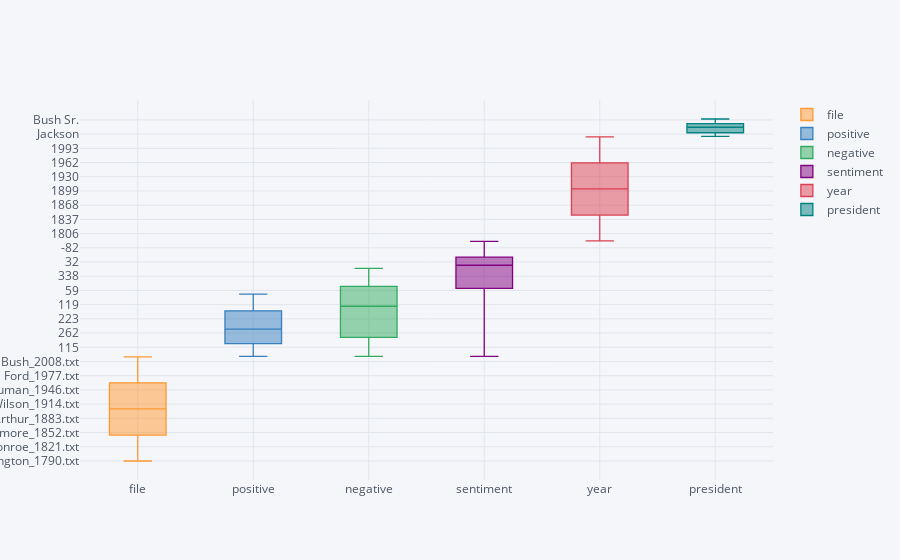

The notebook cell this image was saved under:
### Code cell
df.iplot(kind='box')

### Figure 1 — Plotly figure (JSON) as saved in the notebook; plotly's stock layout.template omitted (floating-point values rounded to 4 significant figures; data arrays with more than 128 entries replaced by an {"elided": "..."} marker saying what was removed)
{"data": [{"boxpoints": false, "line": {"width": 1.3}, "marker": {"color": "rgba(255, 153, 51, 1.0)"}, "name": "file", "orientation": "v", "type": "box", "uid": "a52b1438-2c4c-4fa7-ab65-2460833d147a", "y": {"elided": "228 str values"}}, {"boxpoints": false, "line": {"width": 1.3}, "marker": {"color": "rgba(55, 128, 191, 1.0)"}, "name": "positive", "orientation": "v", "type": "box", "uid": "e1d20920-7dfd-4fc4-b4e5-479dfedac80c", "y": {"elided": "228 int values"}}, {"boxpoints": false, "line": {"width": 1.3}, "marker": {"color": "rgba(50, 171, 96, 1.0)"}, "name": "negative", "orientation": "v", "type": "box", "uid": "e36e1df4-bf96-4617-98e2-539742d25383", "y": {"elided": "228 int values"}}, {"boxpoints": false, "line": {"width": 1.3}, "marker": {"color": "rgba(128, 0, 128, 1.0)"}, "name": "sentiment", "orientation": "v", "type": "box", "uid": "018c6ec0-9017-41d7-b521-aeb22d710b89", "y": {"elided": "228 int values"}}, {"boxpoints": false, "line": {"width": 1.3}, "marker": {"color": "rgba(219, 64, 82, 1.0)"}, "name": "year", "orientation": "v", "type": "box", "uid": "5bb6e959-b74f-47de-ba98-fb95a410e2c1", "y": {"elided": "228 int values"}}, {"boxpoints": false, "line": {"width": 1.3}, "marker": {"color": "rgba(0, 128, 128, 1.0)"}, "name": "president", "orientation": "v", "type": "box", "uid": "d8ce24b5-6353-4e32-9e08-f5e839b22f92", "y": {"elided": "228 str values"}}], "layout": {"legend": {"bgcolor": "#F5F6F9", "font": {"color": "#4D5663"}}, "paper_bgcolor": "#F5F6F9", "plot_bgcolor": "#F5F6F9", "titlefont": {"color": "#4D5663"}, "xaxis": {"gridcolor": "#E1E5ED", "showgrid": true, "tickfont": {"color": "#4D5663"}, "title": "", "titlefont": {"color": "#4D5663"}, "zerolinecolor": "#E1E5ED"}, "yaxis": {"gridcolor": "#E1E5ED", "showgrid": true, "tickfont": {"color": "#4D5663"}, "title": "", "titlefont": {"color": "#4D5663"}, "zerolinecolor": "#E1E5ED"}}}
